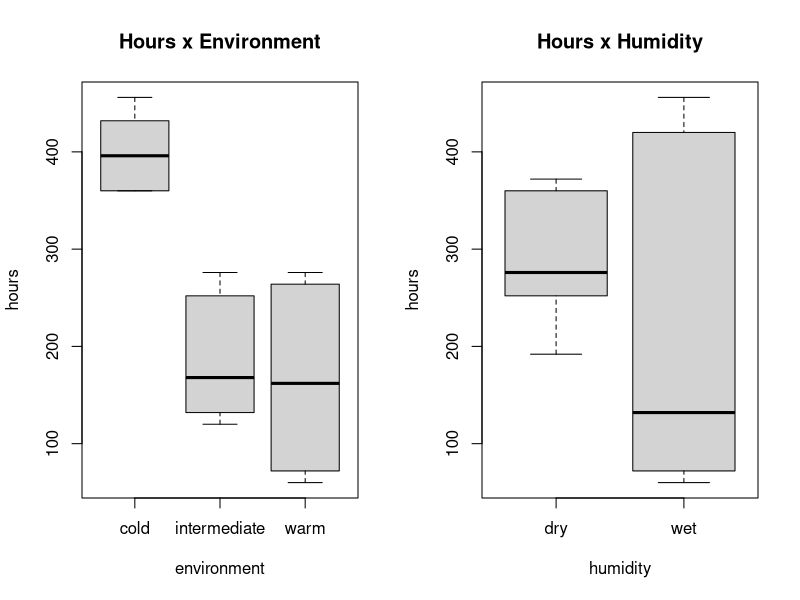
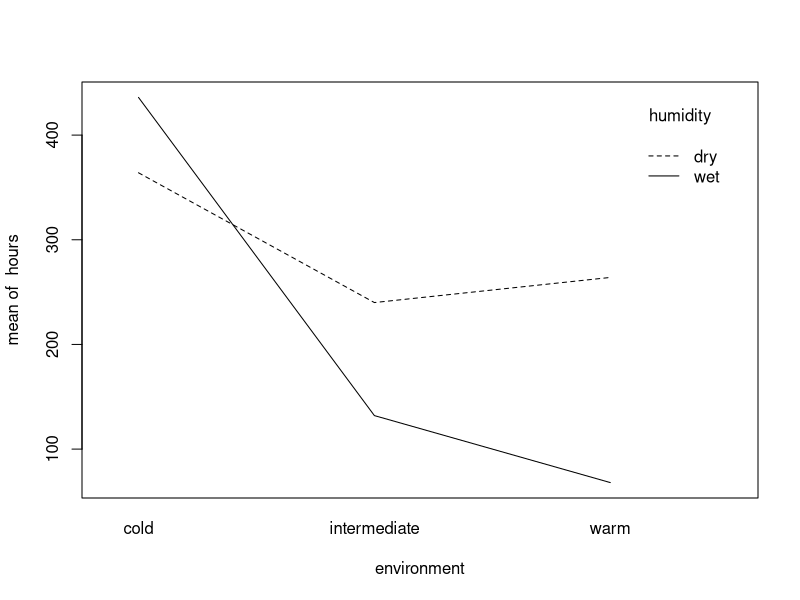
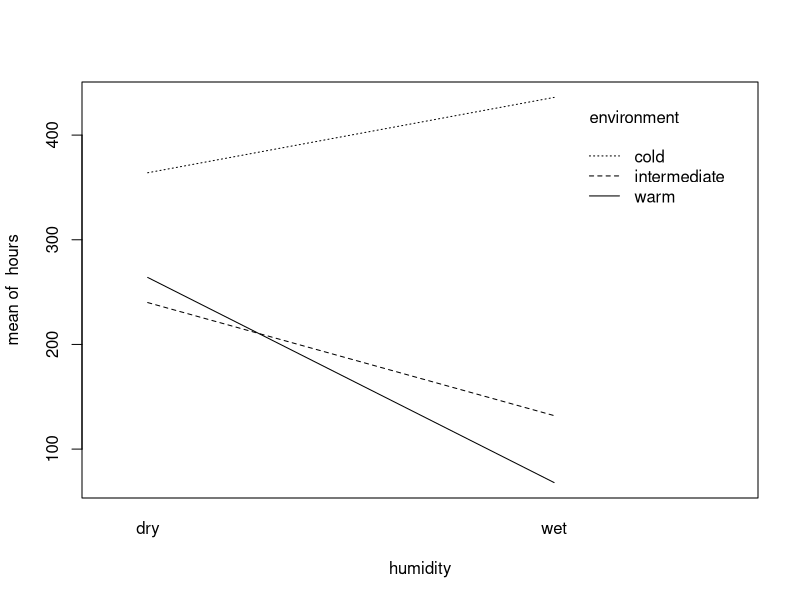
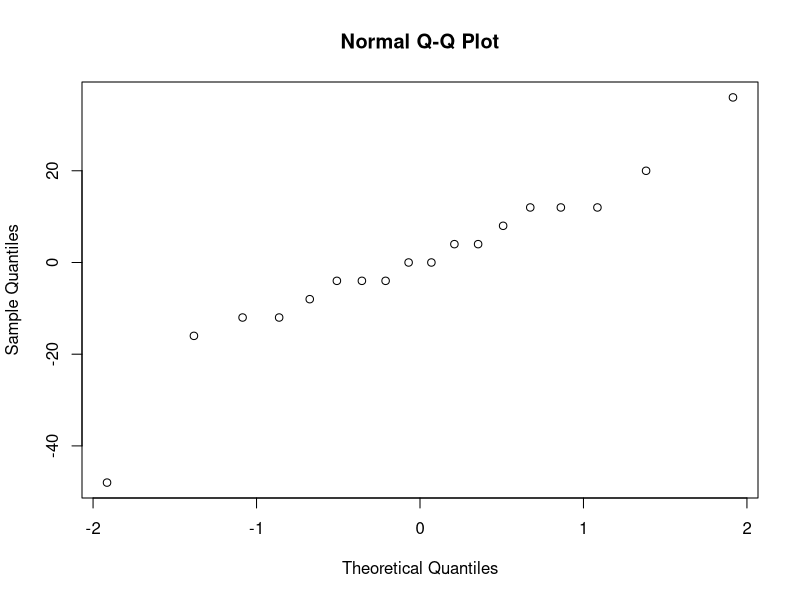
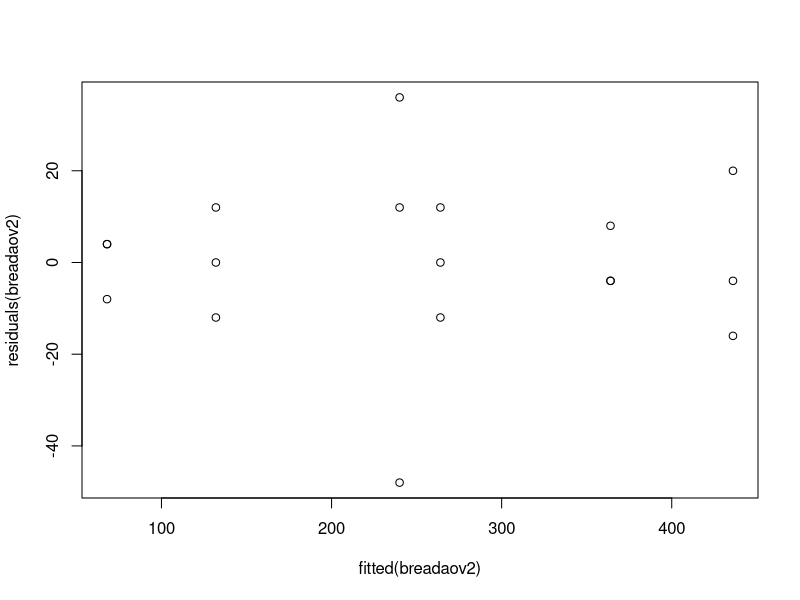
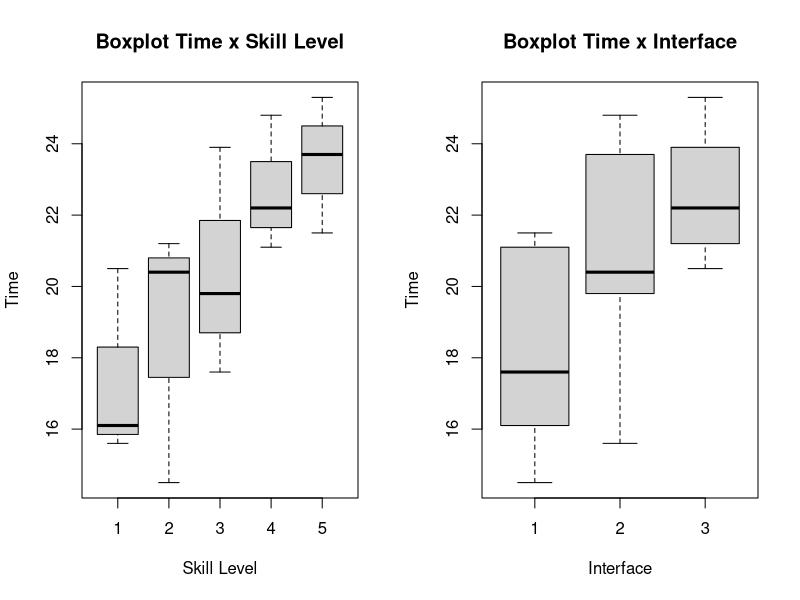
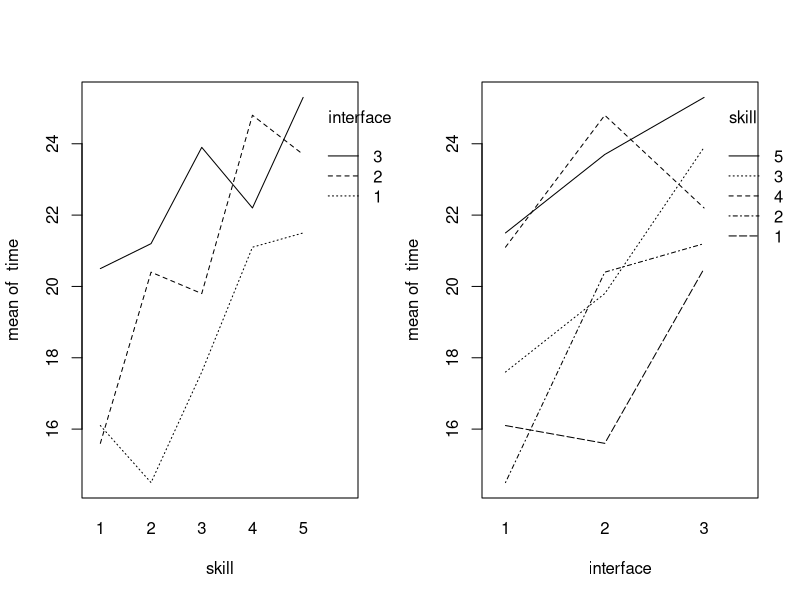
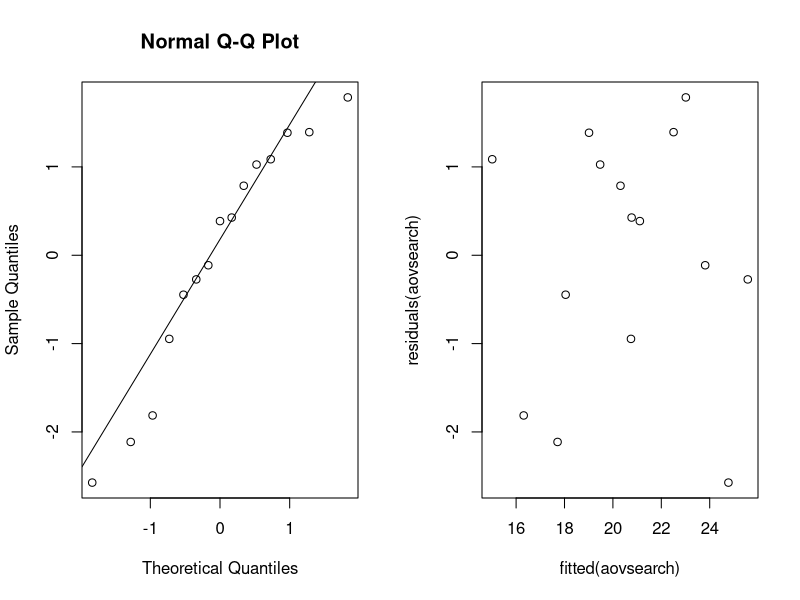

These figures' R source, in order: (Note: this script raises an error after producing the figures.)
# Loading necessary packages, so they are available in the current session.
library(multcomp)
library(lme4)

### Exercise 1
data_bread <- read.table(file = "bread.txt", header = TRUE)

# QUestion 1:
I = 3 #levels of temperature.
J = 2 #levels of humidity.
N = 3 #experimental units per combination of the two factors, given that the total of units is 18.
rbind(rep(1:I,each=N*J),rep(1:J,N*I),sample(1:(N*I*J)))

# QUestion 2:
par(mfrow=c(1,2))
boxplot(hours~environment,data=data_bread, main ="Hours x Environment")
boxplot(hours~humidity,data=data_bread, main ="Hours x Humidity")

par(mfrow=c(1,1))
attach(data_bread)
interaction.plot(environment,humidity,hours)
interaction.plot(humidity,environment,hours)

# QUestion 3:
data_bread$environment=as.factor(data_bread$environment)
data_bread$humidity=as.factor(data_bread$humidity)
breadaov=lm(hours~environment*humidity,data=data_bread)
anova(breadaov)

# QUestion 4:
contrasts(data_bread$environment)=contr.sum
contrasts(data_bread$humidity)=contr.sum
breadaov2=lm(hours~environment*humidity,data=data_bread)
anova(breadaov2)
summary(breadaov2)

# QUestion 5:
#Checking the normality of the population.
qqnorm(residuals(breadaov2))

# An extra check is also the Shapiro test.
shapiro.test(residuals(breadaov2))

# Checking the assumption of equal population variances.
plot(fitted(breadaov2), residuals(breadaov2))

### Exercise 2
search = read.table("search.txt", header = TRUE)

# Question 1:
?rbind
B = 5
I = 3
N = 1

rbind(rep(1:I,each=N*B),rep(1:B,N*I),sample(1:(N*I*B)))

#skill = as.factor(rep(1:B, N*I))
#interface = as.factor(rep(1:I, N*B))
#studentindex = sample(1:B*I*N)
#search_random_frame= data.frame(cbind(skill, interface, studentindex))
#search_random_frame

# Question 2:
attach(search)

par(mfrow=c(1,2))
boxplot(time~skill, main="Boxplot Time x Skill Level", ylab="Time", xlab="Skill Level")
boxplot(time~interface, main="Boxplot Time x Interface", ylab="Time", xlab="Interface")

par(mfrow=c(1,2))
interaction.plot(skill, interface, time); interaction.plot(interface, skill, time)

# Question 3:
search$skill <- factor(search$skill)
search$interface <-  factor(search$interface)
aovsearch = lm(time~interface+skill, data = search)
anova(aovsearch)

# Question 4: ?
summary(aovsearch)
# Result is generated from summary of anova
summary(aovsearch)
estimatedTime = 15.013 +  5.300  + 4.460  
estimatedTime

# Question 5:
par(mfrow=c(1,2))
qqnorm(residuals(aovsearch))
qqline(residuals(aovsearch))
plot(fitted(aovsearch), residuals(aovsearch))

# Question 6: ?
friedman.test(time, interface, skill, data = search)
#friedman.test(time~interface|skill, data = search)

# Question 7:
oneaovsearch = lm(time~interface, data = search)
anova(oneaovsearch)

### Exercise 3

# Question 1
cream= read.table("cream.txt",header = TRUE)

cream$batch= as.factor(cream$batch)
cream$position= as.factor(cream$position)
cream$starter= as.factor(cream$starter)

creamaov= lm(acidity ~ starter + batch + position,data = cream)
summary(creamaov)

# Question 2
library(multcomp)
creammult= glht(creamaov,linfct = mcp(starter="Tukey"))
summary(creammult)

# Question 3
# In Word File

# Question 4
confint(creammult)


### Exercise 4
library(lme4)
# Question 1
cow = read.table("cow.txt", header = TRUE)
cow$id = factor(cow$id)
cow$per = factor(cow$per)
cow$treatment = factor(cow$treatment)

cowlm = lm(milk~treatment+id+per, data = cow)
summary(cowlm)

# Question 2: Result from question 1

# Question 3
cowlmer = lmer(milk~treatment+order+per+(1|id), data = cow, REML=FALSE)
summary(cowlmer)
cowlmer1 = lmer(milk~order+per+(1|id), data = cow, REML=FALSE)
anova(cowlmer1, cowlmer)


# Question 4
attach(cow)
t.test(milk[treatment=="A"],milk[treatment=="B"],paired=TRUE)

### Exercise 5

# Question 1

nausea.frame=data.frame("nausea" = integer(),"medicin" = character(), stringsAsFactors = FALSE)
index = 1
for(i in 1:100){
  nausea.frame[i,] <- rbind(0, "Chlorpromazine")
  index = index + 1
}

for(i in 1:52){
  nausea.frame[index,] <- rbind(1, "Chlorpromazine")
  index = index + 1
}

for(i in 1:32){
  nausea.frame[index,] <- rbind(0, "Pentobarbital(100mg)")
  index = index + 1
}

for(i in 1:35){
  nausea.frame[index,] <- rbind(1, "Pentobarbital(100mg)")
  index = index + 1
}

for(i in 1:48){
  nausea.frame[index,] <- rbind(0, "Pentobarbital(150mg)")
  index = index + 1
}

for(i in 1:37){
  nausea.frame[index,] <- rbind(1, "Pentobarbital(150mg)")
  index = index + 1
}

nausea.frame

# Question 2
nausea.frame$medicin=as.factor(nausea.frame$medicin)

xtabs(~medicin+nausea)

# Question 3
attach(nausea.frame)

t = chisq.test(xtabs(~medicin+nausea))[[1]]
B=1000
tstar=numeric(B)
for (i in 1:B){
  medicinstar=sample(medicin)
  tstar[i]= chisq.test(xtabs(~medicinstar+nausea))[[1]]
}

hist(tstar)
t
pl=sum(tstar<t)/B
pr=sum(tstar>t)/B
p=2*min(pl,pr)
pl;pr;p

# Question 4
chisq.test(xtabs(~medicin+nausea))

### Exercise 6

# Question 1
airpollution= read.table("airpollution.txt", header = TRUE)
pairs(oxidant ~ day + wind + temperature + humidity + insolation , data= airpollution, upper.panel= NULL)

# Question 2
oxidant_day= lm(oxidant ~ day, data = airpollution)
summary(oxidant_day)
#p_value: 0.582

oxidant_wind= lm(oxidant ~ wind, data = airpollution)
summary(oxidant_wind)
#p_value: 8.20e-07

oxidant_temperature=lm(oxidant ~ temperature, data = airpollution)
summary(oxidant_temperature)
#p_value: 1.17e-06

oxidant_humidity=lm(oxidant ~ humidity, data = airpollution)
summary(oxidant_humidity)
#p_value: 0.056317

oxidant_insolation=lm(oxidant ~ insolation, data = airpollution)
summary(oxidant_insolation)
#p_value: 0.00441

## step 1 - select the smallest p-value (wind)
oxidant1= lm(oxidant ~ wind, data = airpollution)
summary(oxidant1)

## step 2 - select second smallest p-value (temperature)
oxidant2=lm(oxidant ~ wind + temperature, data = airpollution)
summary(oxidant2)

## step 3 - select third smallest p-value (insolation)
oxidant3=lm(oxidant ~ wind + temperature + insolation, data = airpollution)
summary(oxidant3)

## Best Model
oxidant2

# Question 3
## step 1 - full model
oxidant5= lm(oxidant ~ wind + temperature + insolation + humidity + day, data = airpollution)
summary(oxidant5)

## step 2 - remove the highest p-value (day)
oxidant4= lm(oxidant ~ wind + temperature + insolation + humidity , data = airpollution)
summary(oxidant4)

## step 3 - remove second highest p-value (insolation)
oxidant3= lm(oxidant ~ wind + temperature + humidity , data = airpollution)
summary(oxidant3)

## step 4 - remove third highest p-value (humidity)
oxidant2= lm(oxidant ~ wind + temperature , data = airpollution)
summary(oxidant2)

# Question 4
## Best Model
oxidant2

# Question 5
par(mfrow=c(1,2))
qqnorm(residuals(oxidant2), main = "QQ-plot residuals")
plot(fitted(oxidant2),residuals(oxidant2))
